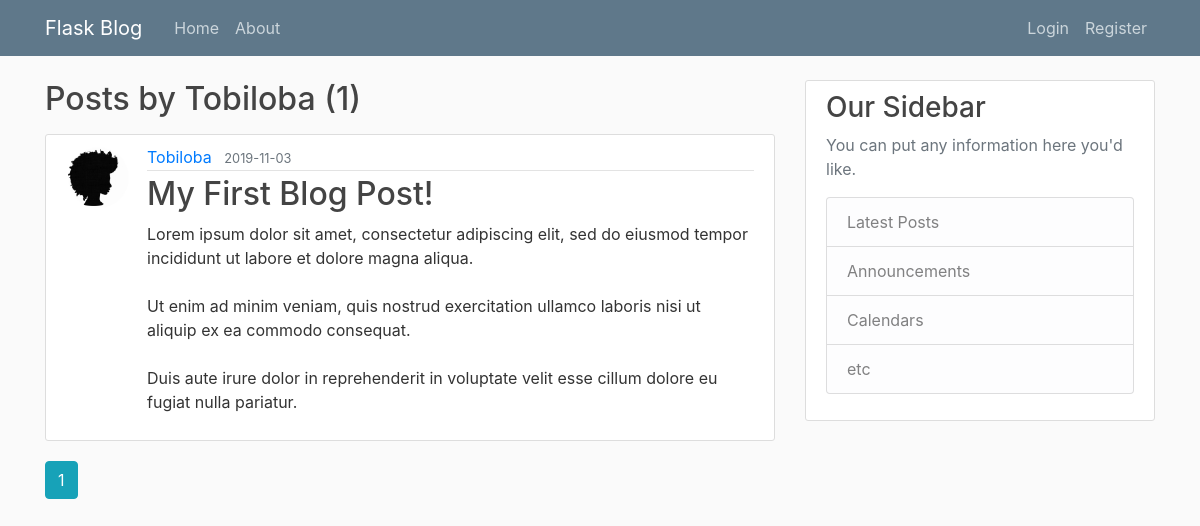
/user/Tobiloba, run on an earlier commit of the app's database.
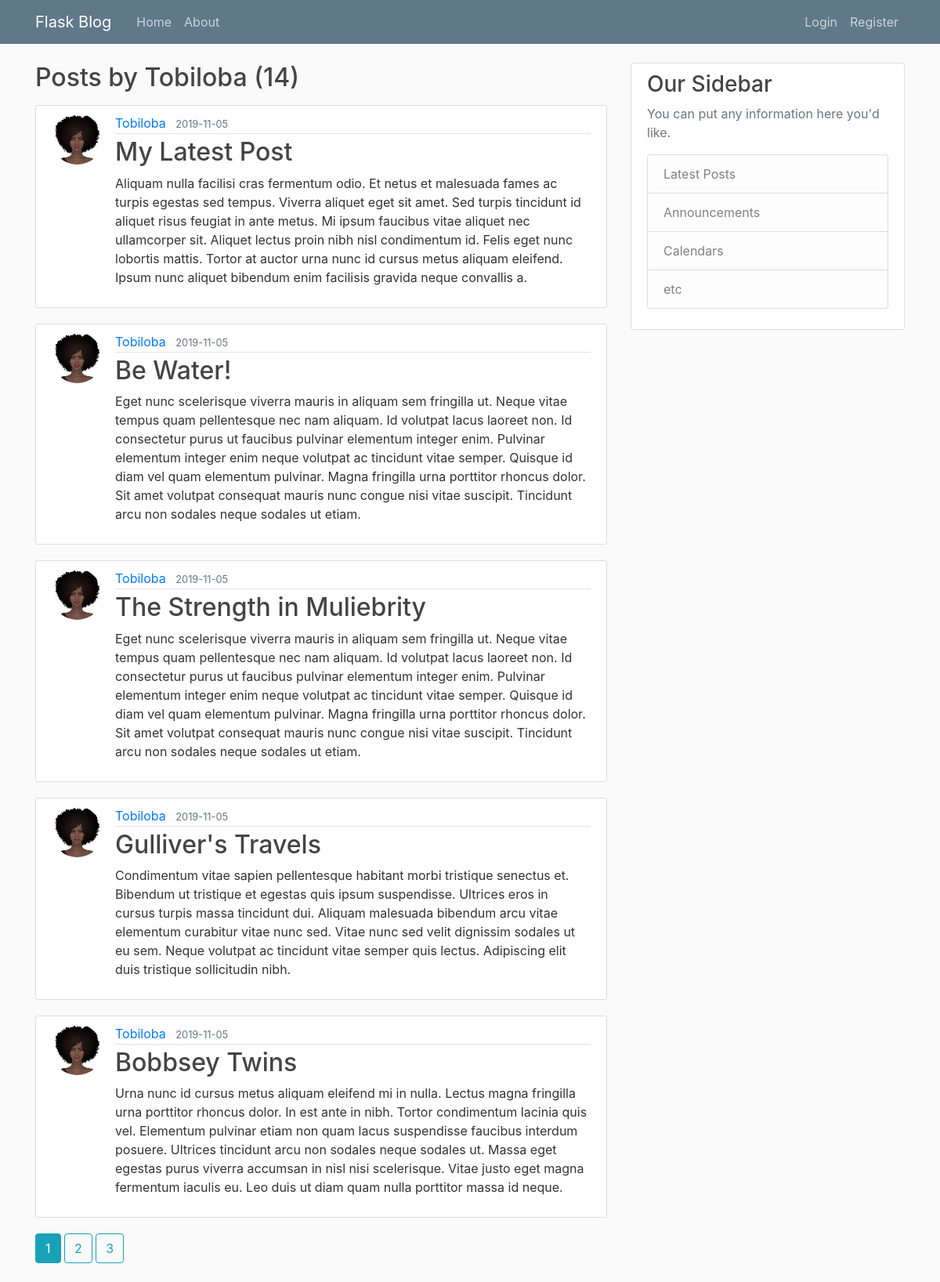
And on a later commit of the database.
### flaskblog/models.py (models this page shows, shortened)
class User(db.Model, UserMixin):
    id = db.Column(db.Integer, primary_key=True)
    username = db.Column(db.String(20), unique=True, nullable=False)
    email = db.Column(db.String(120), unique=True, nullable=False)
    image_file = db.Column(db.String(20), nullable=False, default='default.jpg')
    password = db.Column(db.String(60), nullable=False)
    posts = db.relationship('Post', backref='author', lazy=True)

class Post(db.Model):
    id = db.Column(db.Integer, primary_key=True)
    title = db.Column(db.String(100), nullable=False)
    date_posted = db.Column(db.DateTime, nullable=False, default=datetime.utcnow)
    content = db.Column(db.Text(), nullable=False)
    user_id = db.Column(db.Integer, db.ForeignKey('user.id'), nullable=False)

### flaskblog/routes.py (the view)
@app.route('/user/<string:username>')
def author_posts(username):
    page = request.args.get('page', 1, type=int)
    user = User.query.filter_by(username=username).first_or_404()
    posts = Post.query.filter_by(author=user)\
        .order_by(Post.date_posted.desc())\
        .paginate(page=page, per_page=5) #'\' is used to break code into new lines
    return render_template('author_posts.html', posts=posts, user=user)

### flaskblog/templates/author_posts.html
{% extends "layout.html" %}
{% block content %}
    <h2 class="mb-3">Posts by {{ user.username }} ({{ posts.total }})</h2>
    {% for post in posts.items %}
        <article class="media content-section">
          <img src="{{ url_for('static', filename='profile_pictures/' + post.author.image_file) }}" alt="user profile picture" class="rounded-circle article-img">
          <div class="media-body">
            <div class="article-metadata">
              <a class="mr-2" href="{{ url_for('author_posts', username=post.author.username) }}">{{ post.author.username }}</a>
              <small class="text-muted">{{ post.date_posted.strftime('%Y-%m-%d') }}</small>
            </div>
            <h2><a class="article-title" href="{{ url_for('post', post_id=post.id) }}">{{ post.title }}</a></h2>
            <p class="article-content">{{ post.content }}</p>
          </div>
        </article>
    {% endfor %}
    {% for page_num in posts.iter_pages(left_edge=1, right_edge=1, left_current=1, right_current=2) %}
        {% if page_num  %}
            {% if posts.page == page_num %}
                <a href="{{ url_for('author_posts', username=user.username, page=page_num) }}" class="btn btn-info mb-4">{{ page_num }}</a>
            {% else %}
                <a href="{{ url_for('author_posts', username=user.username, page=page_num) }}" class="btn btn-outline-info mb-4">{{ page_num }}</a>
            {% endif %}
        {% else %}
            ...
        {% endif  %}
    {% endfor %}
{% endblock content %}

### flaskblog/templates/layout.html (shortened to what this page needs)
<!DOCTYPE html>
<html lang="en">
<head>
    <link rel="stylesheet" href="https://stackpath.bootstrapcdn.com/bootstrap/4.3.1/css/bootstrap.min.css">
     <link rel="stylesheet" href="{{ url_for('static', filename='main.css') }}">
</head>
<body>
    <header class="site-header">
        <nav class="navbar navbar-expand-md navbar-dark bg-steel fixed-top">
            <div class="container">
                <a class="navbar-brand mr-4" href="/">Flask Blog</a>
                <div class="collapse navbar-collapse" id="navbarToggle">
                    <div class="navbar-nav mr-auto">
                    <a class="nav-item nav-link" href="{{ url_for('home') }}">Home</a>
                    <a class="nav-item nav-link" href="{{ url_for('about') }}">About</a>
                    </div>
                    <div class="navbar-nav">
                    {% if current_user.is_authenticated %}
                        <a class="nav-item nav-link" href="{{ url_for('new_post') }}">New Post</a>
                        <a class="nav-item nav-link" href="{{ url_for('account') }}">Account</a>
                        <a class="nav-item nav-link" href="{{ url_for('logout') }}">Logout</a>
                    {% else %}
                        <a class="nav-item nav-link" href="{{ url_for('login') }}">Login</a>
                        <a class="nav-item nav-link" href="{{ url_for('register') }}">Register</a>
                    {% endif %}
                    </div>
                </div>
            </div>
        </nav>
    </header>
    <main role="main" class="container">
        <div class="row">
            <div class="col-md-8">
                {% block content %}{% endblock %}
            </div>
            <div class="col-md-4">
                <div class="content-section">
                    <h3>Our Sidebar</h3>
                    <p class='text-muted'>You can put any information here you'd like.
                        <ul class="list-group">
                            <li class="list-group-item list-group-item-light">Latest Posts</li>
                            <li class="list-group-item list-group-item-light">Announcements</li>
                            <li class="list-group-item list-group-item-light">Calendars</li>
                            <li class="list-group-item list-group-item-light">etc</li>
                        </ul>
                    </p>
                </div>
            </div>
        </div>
    </main>
</body>
</html>

### flaskblog/static/main.css (style rules this page uses)
body { background: #fafafa; color: #333333; margin-top: 5rem; }
h1, h2, h3, h4, h5, h6 { color: #444444; }
.bg-steel { background-color: #5f788a; }
.site-header .navbar-nav .nav-link { color: #cbd5db; }
.content-section { background: #ffffff; padding: 10px 20px; border: 1px solid #dddddd; border-radius: 3px; margin-bottom: 20px; }
.article-title { color: #444444; }
.article-content { white-space: pre-line; }
.article-img { height: 65px; width: 65px; margin-right: 16px; }
.article-metadata { padding-bottom: 1px; margin-bottom: 4px; border-bottom: 1px solid #e3e3e3 }

What changed in the data, as far as the page shows it:
no longer on this page (row unchanged): Post: image_file (placeholder picture), author.username "Tobiloba", date_posted "2019-11-03", title "My First Blog Post!", content "Lorem ipsum dolor sit amet, consectetur adipiscing elit, sed do eiusmod tempor incididunt ut labore et dolore magna aliqua. Ut enim ad minim veniam, quis nostrud exercitation ullamco laboris nisi ut aliquip ex ea commodo consequat. Duis aute irure dolor in reprehenderit in voluptate velit esse cillum dolore eu fugiat nulla pariatur."
added Post: image_file (picture), author.username "Tobiloba", date_posted "2019-11-05", title "My Latest Post", content "Aliquam nulla facilisi cras fermentum odio. Et netus et malesuada fames ac turpis egestas sed tempus. Viverra aliquet eget sit amet. Sed turpis tincidunt id aliquet risus feugiat in ante metus. Mi ipsum faucibus vitae aliquet nec ullamcorper sit. Aliquet lectus proin nibh nisl condimentum id. Felis eget nunc lobortis mattis. Tortor at auctor urna nunc id cursus metus aliquam eleifend. Ipsum nunc aliquet bibendum enim facilisis gravida neque convallis a."
added Post: image_file (picture), author.username "Tobiloba", date_posted "2019-11-05", title "Be Water!", content "Eget nunc scelerisque viverra mauris in aliquam sem fringilla ut. Neque vitae tempus quam pellentesque nec nam aliquam. Id volutpat lacus laoreet non. Id consectetur purus ut faucibus pulvinar elementum integer enim. Pulvinar elementum integer enim neque volutpat ac tincidunt vitae semper. Quisque id diam vel quam elementum pulvinar. Magna fringilla urna porttitor rhoncus dolor. Sit amet volutpat consequat mauris nunc congue nisi vitae suscipit. Tincidunt arcu non sodales neque sodales ut etiam."
added Post: image_file (picture), author.username "Tobiloba", date_posted "2019-11-05", title "The Strength in Muliebrity", content "Eget nunc scelerisque viverra mauris in aliquam sem fringilla ut. Neque vitae tempus quam pellentesque nec nam aliquam. Id volutpat lacus laoreet non. Id consectetur purus ut faucibus pulvinar elementum integer enim. Pulvinar elementum integer enim neque volutpat ac tincidunt vitae semper. Quisque id diam vel quam elementum pulvinar. Magna fringilla urna porttitor rhoncus dolor. Sit amet volutpat consequat mauris nunc congue nisi vitae suscipit. Tincidunt arcu non sodales neque sodales ut etiam."
added Post: image_file (picture), author.username "Tobiloba", date_posted "2019-11-05", title "Gulliver's Travels", content "Condimentum vitae sapien pellentesque habitant morbi tristique senectus et. Bibendum ut tristique et egestas quis ipsum suspendisse. Ultrices eros in cursus turpis massa tincidunt dui. Aliquam malesuada bibendum arcu vitae elementum curabitur vitae nunc sed. Vitae nunc sed velit dignissim sodales ut eu sem. Neque volutpat ac tincidunt vitae semper quis lectus. Adipiscing elit duis tristique sollicitudin nibh."
added Post: image_file (picture), author.username "Tobiloba", date_posted "2019-11-05", title "Bobbsey Twins", content "Urna nunc id cursus metus aliquam eleifend mi in nulla. Lectus magna fringilla urna porttitor rhoncus dolor. In est ante in nibh. Tortor condimentum lacinia quis vel. Elementum pulvinar etiam non quam lacus suspendisse faucibus interdum posuere. Ultrices tincidunt arcu non sodales neque sodales ut. Massa eget egestas purus viverra accumsan in nisl nisi scelerisque. Vitae justo eget magna fermentum iaculis eu. Leo duis ut diam quam nulla porttitor massa id neque."
Also different on the page:
{{ posts.total }}: "1" → "14"
new list line: "2"
new list line: "3"
